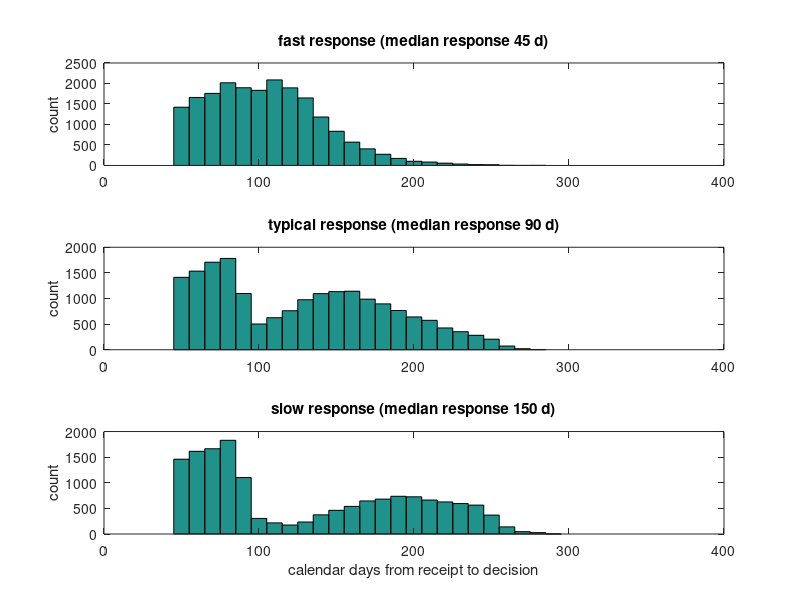

Write MATLAB code to recreate this figure.
%% m36_review_clock.m  510(k) calendar time = FDA days + holds (Monte Carlo, illustrative)
% Purpose : Equation (36.5): T_cal = T_FDA + sum(T_hold). FDA's MDUFA V goals concern FDA days
%           (decision within 90 FDA days for 95 % of 510(k)s); holds stop the clock. A hold must be
%           resolved within 180 calendar days or the 510(k) is considered withdrawn.
%           This script draws many hypothetical submissions under STATED, ILLUSTRATIVE assumptions
%           and shows how the sponsor's response time drives calendar time and withdrawals.
% Assumptions (illustrative inputs, NOT FDA statistics; change them):
%   pScreen  probability the eSTAR fails technical screening; fix time uniform 5-30 days
%   pAI      probability of an AI (additional information) letter; issued on FDA day 40-60
%   response time lognormal with median medResp(m) and log-sd sigResp
%   FDA days after the response: uniform 15-30; without an AI letter: decision on FDA day 45-90
% Expected: median and 90th percentile of calendar days (withdrawn = never decided; p90 prints
%           'withdrawn' when more than 10 % are withdrawn) rise with the response median;
%           withdrawals appear when the response tail passes 180 days.
% Base MATLAB / GNU Octave only. Runtime ~1 s.
clear; close all; rng(2);

N = 20000;
pScreen = 0.2; pAI = 0.6; sigResp = 0.5;
medResp = [45 90 150];                      % three response models, days
names = {'fast response', 'typical response', 'slow response'};
pct = @(v, q) v(max(1, min(numel(v), round(q*numel(v)))));   % percentile of a sorted vector

figure('Color', 'w');
fprintf('Illustrative 510(k) clock model, N = %d per case, pAI = %.2f, pScreen = %.2f\n', N, pAI, pScreen);
fprintf('%-18s %10s %10s %10s %10s %10s\n', 'case', 'FDA med', 'cal med', 'cal p90', 'withdrawn', '>90 FDA d');
for m = 1:numel(medResp)
  scr  = rand(N, 1) < pScreen;  tScr = scr .* (5 + 25*rand(N, 1));
  ai   = rand(N, 1) < pAI;
  tAIday = 40 + 20*rand(N, 1);
  tResp  = exp(log(medResp(m)) + sigResp*randn(N, 1));
  tAfter = 15 + 15*rand(N, 1);
  tNoAI  = 45 + 45*rand(N, 1);
  tFDA = ai .* (tAIday + tAfter) + (~ai) .* tNoAI;
  tHold = tScr + ai .* tResp;
  wd = (ai & tResp > 180);                 % response later than 180 days -> withdrawn
  tCal = tFDA + tHold;
  tAll = tCal; tAll(wd) = Inf;             % withdrawn: never decided (counted, not dropped)
  ok = sort(tAll); f = sort(tFDA(~wd));
  p90 = pct(ok, 0.9);
  if isinf(p90), s90 = 'withdrawn'; else, s90 = sprintf('%.0f', p90); end   % > 10 % withdrawn
  fprintf('%-18s %10.0f %10.0f %10s %9.1f%% %9.1f%%\n', names{m}, pct(f, 0.5), pct(ok, 0.5), s90, 100*mean(wd), 100*mean(tFDA(~wd) > 90));
  subplot(numel(medResp), 1, m);
  hist(tCal(~wd), 0:10:400); xlim([0 400]);
  ylabel('count'); title(sprintf('%s (median response %d d)', names{m}, medResp(m)));
  if m == numel(medResp), xlabel('calendar days from receipt to decision'); end
end
fprintf('\nThe FDA-day distribution is the same in every case; only the hold changes.\n');
